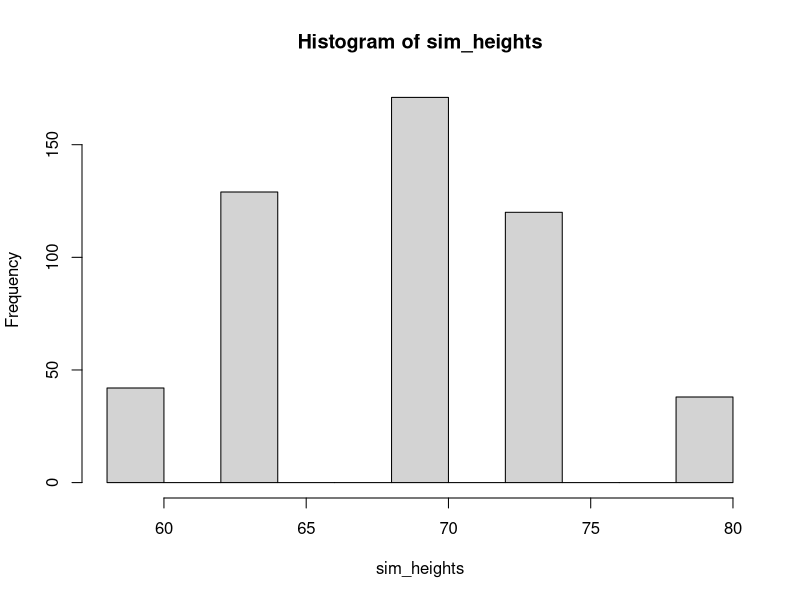

Write R code to recreate this figure.
## ---- chunk 1

avg_height <- 69

sim_heights <- c()

# There are 4 genes. 2 genes make you tall, and 2 genes make you short. Each gene is responsible for 5 inches. You are the tallest if you get 2 tall genes and no short genes, and the shortest if you get 2 short genes and no tall genes.

for (i in 1:500){
    gene1 <- sample(c(0,5), size=1)
    gene2 <- sample(c(0,5), size=1)
    gene3 <- sample(c(0,-5), size=1)
    gene4 <- sample(c(0,-5), size=1)
    error <- gene1 + gene2 + gene3 + gene4
    sim_heights[i] <- avg_height + error
}

hist(sim_heights)
